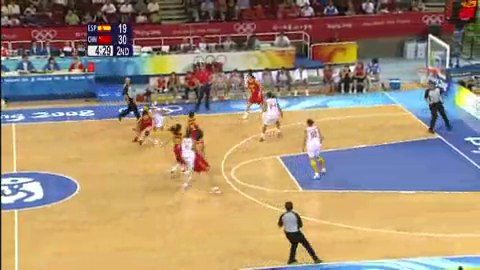
#> input picture frame 14 of video/test3_480x270.mp4, 480 x 270 px, given in place of good.mov, which was not available
$ python opencv_main_tracking.py   (older library calls are emulated)
#> lines starting #> are read from the running program, lines starting #| are printed output that depends on the picture; after the words box and inside, x2 and y2 are one past the last pixel; in counts of white or black regions, pixels touching at a corner belong together; pictures that were not available may be replaced by others from this repository, and a replacement may not be noted
import cv2
import numpy as np
import math
from scipy.spatial.distance import pdist


video = cv2.VideoCapture('/Users/itaegyeong/Desktop/good.mov')
knn = cv2.createBackgroundSubtractorKNN()


# 이전의 프레임과 비교하여 w,h 도 크게 차이나지 않으며, 거리도 가장 작은것으로 선택
# 각 선택된것은 선수 1,2,3,4,5 좌표값으로 저장 후 칼만필터를 이용해서 추적하게 처리

def distance(pre_frame, current_frame):

    min_num = []

    for pre in range(0, len(pre_frame)):

        min_dis = math.sqrt((pre_frame[pre][0] - current_frame[0][0]) * (pre_frame[pre][0] - current_frame[0][0])
                        + (pre_frame[pre][1] - current_frame[0][1]) * (pre_frame[pre][1] - current_frame[0][1]))


        for curr in range(1, len(current_frame)):

            dis = math.sqrt((pre_frame[pre][0] - current_frame[curr][0]) * (pre_frame[pre][0] - current_frame[curr][0])
                            + (pre_frame[pre][1] - current_frame[curr][1]) * (pre_frame[pre][1] - current_frame[curr][1]))

            if min_dis > dis:
                min_dis = dis
                min_num = [pre, curr]

        if min_num != []:
            print(min_num,pre_frame[min_num[0]],current_frame[min_num[1]])

    #print(min_num, pre_frame[min_num[0]], current_frame[min_num[1]])
    print("\n")


ret, frame = video.read()
#> frame is the input picture: shape (270, 480, 3); mean B, G, R 116.6, 142, 163
point = []
frame_point = []
frame_count = 0

# Morphology의 opening, closing을 통해서 노이즈제거
kernel = np.ones((3, 3), np.uint8)
opening = cv2.morphologyEx(frame, cv2.MORPH_OPEN, kernel, iterations=1)
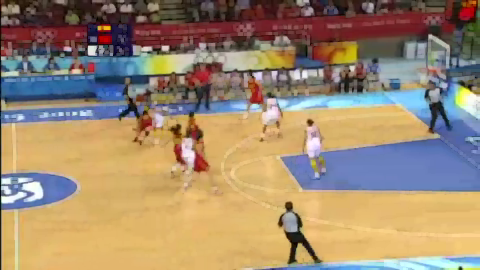
#> opening: shape (270, 480, 3); mean B, G, R 112, 137.7, 158.8

# 붉은색 mask 씌우기
opening_hsv = cv2.cvtColor(opening,cv2.COLOR_BGR2HSV)
#> opening_hsv: shape (270, 480, 3); mean H, S, V 53.2, 114.2, 174.4
mask = cv2.inRange(opening_hsv, np.array((150., 150., 50.)), np.array((190., 255., 255.)))
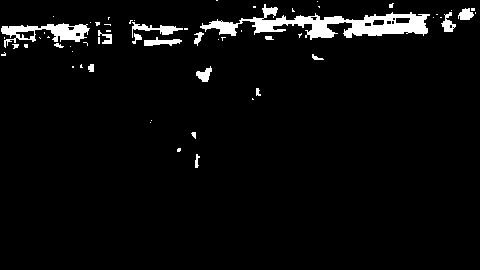
#> mask: shape (270, 480); 4.2% white; 59 white regions (41 under 20 px), largest, box (x1, y1, x2, y2) and area: (200, 4, 430, 40) 2931, (1, 23, 90, 48) 927, (132, 22, 183, 38) 267

# 붉은색 mask에 Morpholgy로 잡음 제거
opening2 = cv2.morphologyEx(mask, cv2.MORPH_OPEN, kernel, iterations=1)
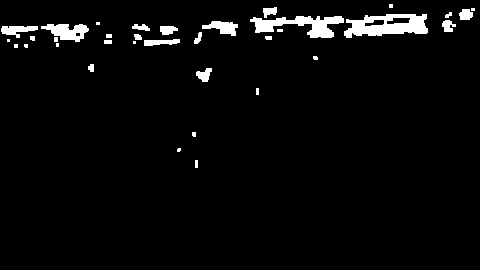
#> opening2: shape (270, 480); 3.7% white; 35 white regions (12 under 20 px)

_, contours, _ = cv2.findContours(opening2, cv2.RETR_EXTERNAL, cv2.CHAIN_APPROX_NONE)
#> contours = 35 contours, 19 with area under 20; largest, box (x1, y1, x2, y2) and area: (344, 14, 428, 38) 1356, (250, 16, 344, 38) 884, (41, 24, 89, 42) 458, (202, 21, 238, 36) 258, (1, 26, 38, 38) 207
for c in contours:
    x, y, w, h = cv2.boundingRect(c)

    area = w * h
    if area < 200 or y < 40:
        continue

    point.append([x, w, y, h])
#> this loop made 35 passes
#> (x, y, w, h, area) on passes 1, 3, 4, 5, 6, 7, 12, 13, 15, 16, 17, 18: (195, 160, 3, 8, 24), (192, 132, 4, 5, 20), (256, 88, 3, 7, 21), (196, 68, 16, 14, 224), (88, 64, 6, 8, 48), (313, 56, 5, 4, 20), (104, 40, 8, 4, 32), (144, 39, 36, 7, 252), (54, 37, 4, 5, 20), (265, 36, 7, 4, 28), (30, 36, 5, 5, 25), (134, 34, 8, 6, 48)
#> after the loop, point = [[196, 16, 68, 14]]
    # print(x, y, area)

frame_point.append(point)
frame_count = frame_count + 1


while True:
    point = []

    ret, frame = video.read()
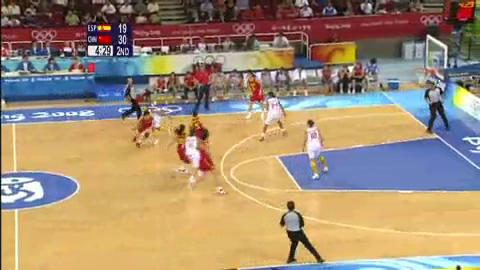
#> input picture frame 15 of video/test3_480x270.mp4, 480 x 270 px, given in place of good.mov, which was not available
#> frame is the input picture: shape (270, 480, 3); mean B, G, R 116.5, 141.9, 162.8
    cv2.imshow('frame',frame)

    # Morphology의 opening, closing을 통해서 노이즈제거
    kernel = np.ones((3, 3), np.uint8)
    opening = cv2.morphologyEx(frame, cv2.MORPH_OPEN, kernel, iterations=1)
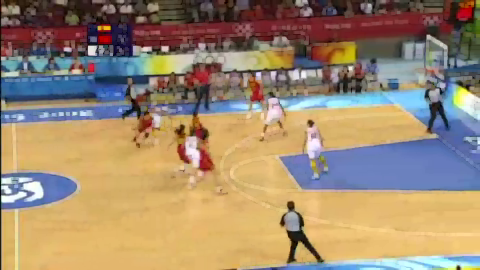
#> opening: shape (270, 480, 3); mean B, G, R 111.9, 137.5, 158.5
    cv2.imshow('opening',opening)

    # 붉은색 mask 씌우기
    opening_hsv = cv2.cvtColor(opening,cv2.COLOR_BGR2HSV)
#> opening_hsv: shape (270, 480, 3); mean H, S, V 53.3, 114.3, 174.1
    mask = cv2.inRange(opening_hsv, np.array((150., 150., 50.)), np.array((190., 255., 255.)))
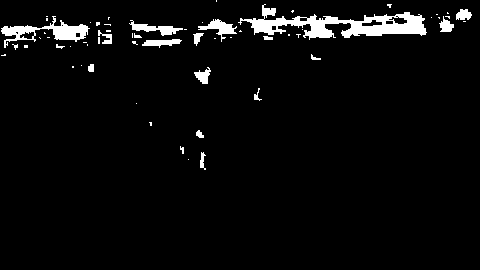
#> mask: shape (270, 480); 4.2% white; 60 white regions (41 under 20 px), largest, box (x1, y1, x2, y2) and area: (238, 4, 427, 40) 2539, (1, 16, 90, 48) 918, (198, 19, 237, 42) 319
    cv2.imshow('masks', mask)

    # 붉은색 mask에 Morpholgy로 잡음 제거
    opening2 = cv2.morphologyEx(mask, cv2.MORPH_OPEN, kernel, iterations=1)
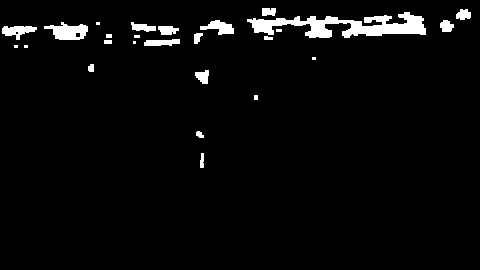
#> opening2: shape (270, 480); 3.6% white; 26 white regions (7 under 20 px)
    cv2.imshow('opening2 mask',opening2)


    _, contours, _ = cv2.findContours(opening2, cv2.RETR_EXTERNAL, cv2.CHAIN_APPROX_NONE)
#> contours = 26 contours, 10 with area under 20; largest, box (x1, y1, x2, y2) and area: (247, 12, 426, 38) 1962, (44, 22, 88, 40) 448, (2, 26, 37, 40) 238, (200, 20, 234, 35) 235, (144, 39, 180, 46) 156
    a=0
    for c in contours:
        x, y, w, h = cv2.boundingRect(c)

        area = w * h
        if area < 200 or y < 40:
            continue
        cv2.rectangle(frame, (x, y), (x + w, y + h), (0, 255, 0), 2)
        point.append([x,w,y,h])
#> this loop made 26 passes
#> (x, y, w, h, area) on passes 1, 2, 3, 4, 5, 10, 11, 12, 14, 15, 17, 18: (200, 153, 4, 15, 60), (196, 131, 8, 7, 56), (254, 95, 4, 5, 20), (195, 70, 14, 14, 196), (88, 64, 6, 8, 48), (104, 40, 8, 4, 32), (144, 39, 36, 7, 252), (264, 36, 9, 4, 36), (106, 34, 6, 4, 24), (194, 33, 9, 11, 99), (158, 26, 21, 9, 189), (2, 26, 35, 14, 490)
#> after the loop, point = []


    frame_point.append(point)


#> (the run stopped early here; a loop or call above may not have finished)

$ run again, starting later in the video
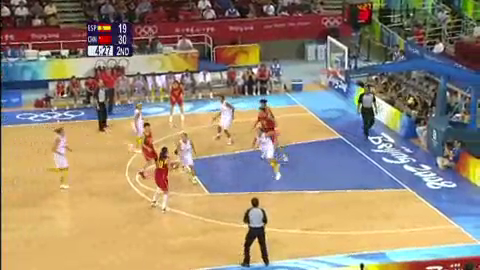
#> input picture frame 65 of video/test3_480x270.mp4, 480 x 270 px, given in place of good.mov, which was not available
#> frame is the input picture: shape (270, 480, 3); mean B, G, R 116.5, 137.8, 154.3
#> `_, contours, _ = cv2.findContours(opening2, cv2.RETR_EXTERNAL, cv2.CHA..`: contours = 23 contours, 9 with area under 20; largest, box (x1, y1, x2, y2) and area: (144, 10, 283, 44) 1260, (268, 14, 328, 38) 784, (1, 18, 39, 46) 380, (59, 30, 74, 39) 105, (357, 10, 371, 21) 86
#> the loop `for c in contours:` made 23 passes
#> (x, y, w, h, area) on passes 3, 4, 6, 7, 9, 12, 13, 14: (476, 258, 4, 11, 44), (156, 172, 9, 12, 108), (101, 73, 13, 13, 169), (471, 60, 9, 5, 45), (462, 47, 18, 7, 126), (6, 40, 4, 6, 24), (76, 36, 12, 12, 144), (194, 33, 10, 8, 80)
#> after the loop `for c in contours:`: point = []
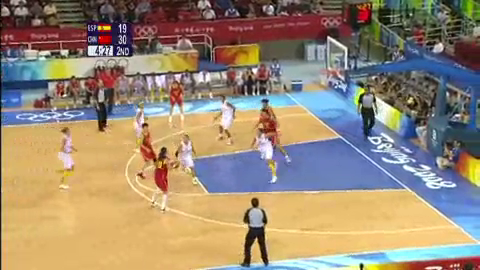
#> input picture frame 66 of video/test3_480x270.mp4, 480 x 270 px, given in place of good.mov, which was not available
#> frame is the input picture: shape (270, 480, 3); mean B, G, R 116.6, 137.7, 154.3
#> `opening2 = cv2.morphologyEx(mask, cv2.MORPH_OPEN, kernel, iterations=1)`:
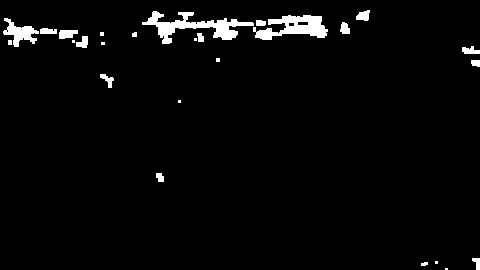
#> opening2: shape (270, 480); 3% white; 26 white regions (8 under 20 px)
#> `_, contours, _ = cv2.findContours(opening2, cv2.RETR_EXTERNAL, cv2.CHA..`: contours = 26 contours, 11 with area under 20; largest, box (x1, y1, x2, y2) and area: (142, 11, 254, 44) 1064, (253, 15, 328, 40) 962, (3, 18, 39, 47) 392, (59, 30, 78, 39) 110, (356, 10, 370, 21) 89
#> the loop `for c in contours:` made 26 passes
#> (x, y, w, h, area) on passes 2, 4, 5, 7, 8, 10, 13, 15: (421, 262, 7, 4, 28), (472, 258, 8, 12, 96), (156, 173, 8, 9, 72), (100, 74, 14, 14, 196), (471, 60, 9, 7, 63), (462, 46, 18, 8, 144), (8, 40, 4, 5, 20), (76, 36, 12, 12, 144)

$ run again, starting later in the video
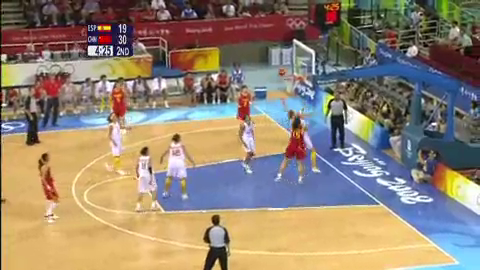
#> input picture frame 116 of video/test3_480x270.mp4, 480 x 270 px, given in place of good.mov, which was not available
#> frame is the input picture: shape (270, 480, 3); mean B, G, R 115, 132.5, 147.5
#> `mask = cv2.inRange(opening_hsv, np.array((150., 150., 50.)), np.array(..`:
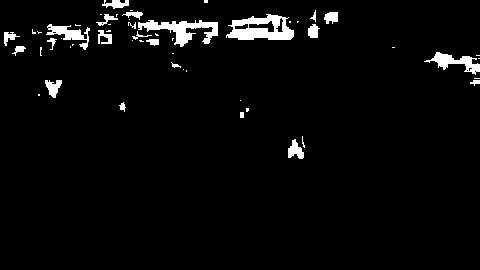
#> mask: shape (270, 480); 3.5% white; 54 white regions (31 under 20 px), largest, box (x1, y1, x2, y2) and area: (226, 14, 294, 40) 1074, (138, 20, 218, 47) 886, (424, 52, 480, 75) 488
#> `_, contours, _ = cv2.findContours(opening2, cv2.RETR_EXTERNAL, cv2.CHA..`: contours = 27 contours, 9 with area under 20; largest, box (x1, y1, x2, y2) and area: (138, 20, 218, 47) 708, (228, 17, 294, 40) 608, (432, 52, 480, 74) 380, (232, 14, 281, 28) 288, (47, 24, 84, 40) 256
#> the loop `for c in contours:` made 27 passes
#> (x, y, w, h, area) on passes 1, 2, 4, 5, 6, 8, 9, 10: (288, 140, 16, 19, 304), (240, 112, 4, 6, 24), (120, 103, 5, 7, 35), (473, 80, 7, 4, 28), (45, 80, 17, 18, 306), (432, 52, 48, 22, 1056), (15, 46, 9, 6, 54), (80, 43, 8, 6, 48)
#> after the loop `for c in contours:`: point = [[288, 16, 140, 19], [45, 17, 80, 18], [432, 48, 52, 22]]
#> `_, contours, _ = cv2.findContours(opening2, cv2.RETR_EXTERNAL, cv2.CHA..`: contours = 29 contours, 11 with area under 20; largest, box (x1, y1, x2, y2) and area: (226, 15, 292, 40) 967, (142, 20, 216, 45) 700, (432, 52, 480, 74) 384, (287, 144, 304, 162) 178, (42, 80, 58, 98) 141
#> the loop `for c in contours:` made 29 passes
#> (x, y, w, h, area) on passes 1, 2, 3, 4, 5, 7, 8, 10: (287, 144, 17, 18, 306), (239, 110, 8, 8, 64), (118, 104, 4, 6, 24), (473, 80, 7, 6, 42), (42, 80, 16, 18, 288), (432, 52, 48, 22, 1056), (2, 48, 6, 7, 42), (15, 46, 7, 6, 42)
#> after the loop `for c in contours:`:
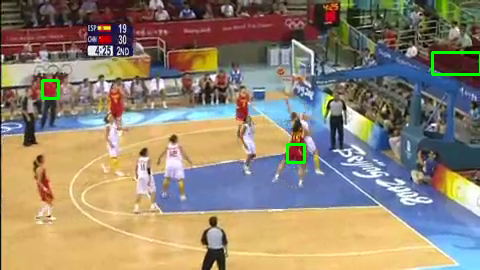
#> frame: shape (270, 480, 3); mean B, G, R 114.5, 133.3, 146.4
#> after the loop `for c in contours:`: point = [[287, 17, 144, 18], [42, 16, 80, 18], [432, 48, 52, 22]]
